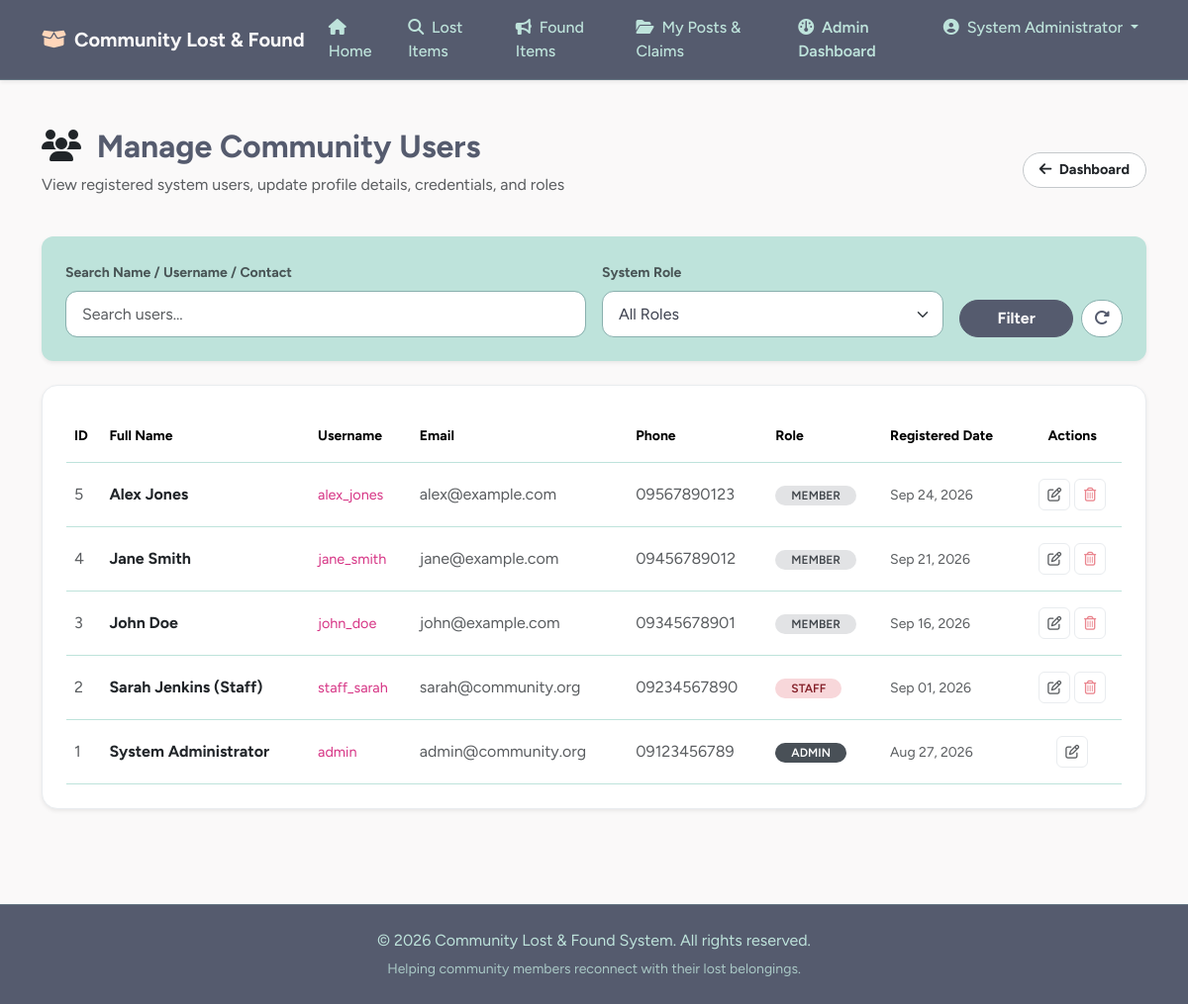
/admin/manage_users.php (signed in), run on the app's committed database.
### tables this page shows
CREATE TABLE `users` (
  `user_id` INT AUTO_INCREMENT PRIMARY KEY,
  `role_id` INT NOT NULL,
  `username` VARCHAR(50) NOT NULL UNIQUE,
  `email` VARCHAR(100) NOT NULL UNIQUE,
  `passwordhash` VARCHAR(255) NOT NULL,
  `firstname` VARCHAR(50) NOT NULL,
  `lastname` VARCHAR(50) NOT NULL,
  `phone` VARCHAR(20) DEFAULT NULL,
  `created_at` TIMESTAMP DEFAULT CURRENT_TIMESTAMP,
  CONSTRAINT `fk_user_role` FOREIGN KEY (`role_id`) REFERENCES `roles` (`role_id`) ON DELETE RESTRICT
);

CREATE TABLE `roles` (
  `role_id` INT AUTO_INCREMENT PRIMARY KEY,
  `role` VARCHAR(30) NOT NULL UNIQUE
);

### admin/manage_users.php (the view, shortened to what this page needs)
<?php
require_once '../db.php';
$search = trim($_GET['search'] ?? '');
$userSql = "SELECT u.*, r.role
            FROM users u
            JOIN roles r ON u.role_id = r.role_id
            WHERE 1=1";
$userParams = [];
$userSql .= " ORDER BY u.created_at DESC";
$stmtUsers = $pdo->prepare($userSql);
$stmtUsers->execute($userParams);
$usersList = $stmtUsers->fetchAll();
include '../header.php';
?>
<div class="container my-5">
    <div class="d-flex justify-content-between align-items-center mb-4">
        <div>
            <h2 class="fw-bold"><i class="fa-solid fa-users text-dark me-2"></i> Manage Community Users</h2>
            <p class="text-muted">View registered system users, update profile details, credentials, and roles</p>
        </div>
        <a href="dashboard.php" class="btn btn-outline-secondary bg-white text-dark border-secondary-subtle px-3 py-1.5 fw-bold" style="border-radius: 20px; font-size: 0.9rem;">
            <i class="fa-solid fa-arrow-left me-1"></i> Dashboard
        </a>
    </div>
    <div class="card shadow-sm mb-4 bg-light border-0" style="border-radius: 12px;">
        <div class="card-body p-4">
            <form method="GET" action="manage_users.php" class="row g-3 align-items-end">
                <div class="col-md-6">
                    <label class="form-label fw-bold small text-muted">Search Name / Username / Contact</label>
                    <input type="text" class="form-control" name="search" value="<?php echo htmlspecialchars($search); ?>" placeholder="Search users...">
                </div>
                <div class="col-md-4">
                    <label class="form-label fw-bold small text-muted">System Role</label>
                    <select class="form-select" name="role">
                        <option value="">All Roles</option>
                    </select>
                </div>
                <div class="col-md-2 d-flex gap-2">
                    <button type="submit" class="btn btn-dark w-100 fw-bold px-3">Filter</button>
                    <a href="manage_users.php" class="btn btn-outline-secondary bg-white"><i class="fa-solid fa-rotate-right"></i></a>
                </div>
            </form>
        </div>
    </div>
    <div class="card shadow-sm p-4 border border-light-subtle mb-5" style="border-radius: 16px;">
        <div class="table-responsive">
            <table class="table table-hover align-middle mb-0">
                <thead>
                    <tr class="text-dark small border-bottom" style="font-weight: 600;">
                        <th class="py-3">ID</th>
                        <th class="py-3">Full Name</th>
                        <th class="py-3">Username</th>
                        <th class="py-3">Email</th>
                        <th class="py-3">Phone</th>
                        <th class="py-3">Role</th>
                        <th class="py-3">Registered Date</th>
                        <th class="py-3 text-center">Actions</th>
                    </tr>
                </thead>
                <tbody>
                    <?php if (empty($usersList)): ?>
                        <tr>
                            <td colspan="8" class="text-center py-5 text-muted">No registered users found matching your filters.</td>
                        </tr>
                    <?php else: ?>
                        <?php foreach ($usersList as $user): ?>
                            <tr class="border-bottom border-light-subtle">
                                <td class="py-3 text-muted"><?php echo $user['user_id']; ?></td>
                                <td class="py-3 fw-bold text-dark">
                                    <?php
                                    $fullName = htmlspecialchars($user['firstname'] . ' ' . $user['lastname']);
                                    if ($user['role'] === 'staff') echo $fullName . ' (Staff)';
                                    elseif ($user['role'] === 'admin') echo 'System Administrator';
                                    else echo $fullName;
                                    ?>
                                </td>
                                <td class="py-3"><span style="color: #d63384; font-size: 0.9rem;"><?php echo htmlspecialchars($user['username']); ?></span></td>
                                <td class="py-3 text-muted"><?php echo htmlspecialchars($user['email']); ?></td>
                                <td class="py-3 text-muted"><?php echo htmlspecialchars($user['phone'] ?? 'Not provided'); ?></td>
                                <td class="py-3">
                                    <?php
                                    $badgeStyle = 'background-color: #6c757d; color: #fff;';
                                    if ($user['role'] === 'admin') $badgeStyle = 'background-color: #495057; color: #fff;';
                                    if ($user['role'] === 'staff') $badgeStyle = 'background-color: #f8d7da; color: #842029;';
                                    if ($user['role'] === 'member') $badgeStyle = 'background-color: #e2e3e5; color: #41464b;';
                                    ?>
                                    <span class="badge rounded-pill px-3 py-1.5 text-uppercase text-xs" style="<?php echo $badgeStyle; ?> font-size: 0.75rem; font-weight: 600;">
                                        <?php echo htmlspecialchars($user['role']); ?>
                                    </span>
                                </td>
                                <td class="py-3 text-muted small"><?php echo date('M d, Y', strtotime($user['created_at'])); ?></td>
                                <td class="py-3">
                                    <div class="d-flex gap-1 justify-content-center">
                                        <a href="edit_user.php?id=<?php echo $user['user_id']; ?>" class="btn btn-sm btn-outline-secondary bg-white text-muted border-light-subtle p-2 d-inline-flex align-items-center justify-content-center" style="border-radius: 6px; width: 32px; height: 32px;" title="Edit user profile">
                                            <i class="fa-regular fa-pen-to-square font-size: 0.85rem;"></i>
                                        </a>
                                        <?php if (intval($user['user_id']) !== intval($_SESSION['user_id'])): ?>
                                            <a href="manage_users.php?action=delete&id=<?php echo $user['user_id']; ?>"
                                               class="btn btn-sm btn-outline-danger bg-white p-2 d-inline-flex align-items-center justify-content-center border-light-subtle"
                                               style="border-radius: 6px; width: 32px; height: 32px; color: #ea868f;"
                                               onclick="return confirm('Are you sure you want to delete user <?php echo htmlspecialchars($user['username']); ?>? This will drop their associated profile summary data links.');"
                                               title="Delete User record profile">
                                                <i class="fa-regular fa-trash-can font-size: 0.85rem;"></i>
                                            </a>
                                        <?php endif; ?>
                                    </div>
                                </td>
                            </tr>
                        <?php endforeach; ?>
                    <?php endif; ?>
                </tbody>
            </table>
        </div>
    </div>
</div>
<?php include '../footer.php'; ?>

### header.php (style rules this page uses)
:root { --blue-slate: #555b6eff; --muted-teal: #89b0aeff; --frozen-water: #bee3dbff; --bright-snow: #faf9f9ff; --peach-fuzz: #ffd6baff; --ink: #3b3f4d; }
body { background-color: var(--bright-snow); color: var(--blue-slate); font-family: 'Figtree', system-ui, -apple-system, 'Segoe UI', sans-serif; display: flex; flex-direction: column; min-height: 100vh; }
.btn-outline-secondary, .btn-outline-success { border-color: var(--muted-teal); color: var(--blue-slate); font-weight: 600; border-radius: 999px; }
.btn-dark { background-color: var(--blue-slate); border-color: var(--blue-slate); color: var(--bright-snow); border-radius: 999px; font-weight: 600; }
.card { border: 1px solid var(--frozen-water); border-radius: 16px; background-color: #ffffff; box-shadow: 0 4px 20px rgba(85, 91, 110, 0.04); transition: transform 0.2s ease, box-shadow 0.2s ease; }
.bg-light { background-color: var(--frozen-water) !important; border-radius: 16px; }
.badge { font-weight: 600; padding: .35em .75em; border-radius: 999px; }
.form-control, .form-select { border-radius: 12px; border: 1px solid var(--muted-teal); padding: .65rem 1rem; background-color: #fff; color: var(--ink); }
.form-control { border-radius: 12px; }
.table { color: var(--blue-slate); }
.table>:not(caption)>*>* { border-bottom-color: var(--frozen-water); }

### data on the page
users: user_id "5", fullName "Alex Jones", username "alex_jones", email "alex@example.com", phone "09567890123", role.role "MEMBER", created_at "Sep 24, 2026"
users: user_id "4", fullName "Jane Smith", username "jane_smith", email "jane@example.com", phone "09456789012", role.role "MEMBER", created_at "Sep 21, 2026"
users: user_id "3", fullName "John Doe", username "john_doe", email "john@example.com", phone "09345678901", role.role "MEMBER", created_at "Sep 16, 2026"
users: user_id "2", fullName "Sarah Jenkins", username "staff_sarah", email "sarah@community.org", phone "09234567890", role.role "STAFF", created_at "Sep 01, 2026"
users: user_id "1", shows "System Administrator", username "admin", email "admin@community.org", phone "09123456789", role.role "ADMIN", created_at "Aug 27, 2026"

### other printed values
$_SESSION['full_name'] "System Administrator"
